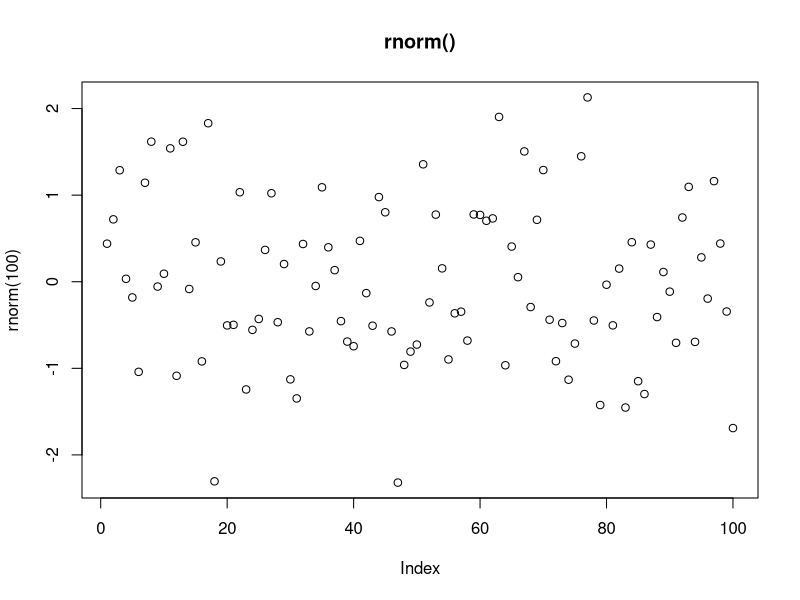
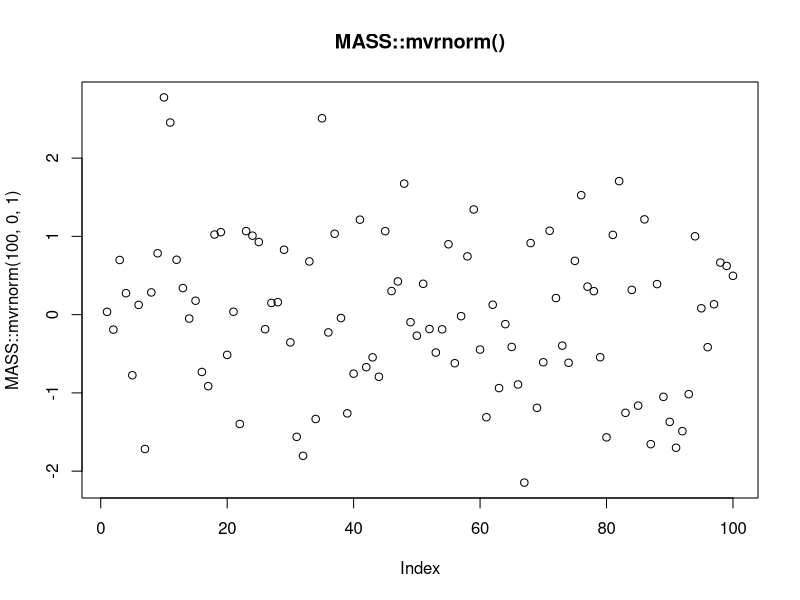

Reproduce these figures in R, in order. (Note: this script raises an error after producing the figures.)
## ---- chunk 1

rescale01 <- function(x) {
  rng <- range(x, na.rm = TRUE)
  (x - rng[1]) / (rng[2] - rng[1])
}

rescale01_FALSE <- function(x) {
  rng <- range(x, na.rm = FALSE)
  (x - rng[1]) / (rng[2] - rng[1])
}

test <- c(1,2,3,NA,4,5)

rescale01(test)
rescale01_FALSE(test)
## ---- chunk 2
x <- c(1:10,Inf, c(1:3), Inf, c(1:5), -Inf)
rescale01_mapInf <- function(x) {
rng <- range(x, na.rm = TRUE, finite = TRUE) 
x <- (x - rng[1]) / (rng[2] - rng[1])
x[which(x==Inf)] <- 1
x[which(x==-Inf)] <- 0
return (x)
}
rescale01_mapInf(x)
## ---- chunk 3
x = c(1:5, NA, 1:2, NA, 1:3)
mean(is.na(x))
# rewrite the snippet into a function
proportion_na <- function (x) {
  sum(is.na(x))/length(x)
}
# see if the function output matches the snippet
proportion_na(x)
## ---- chunk 4
x / sum(x, na.rm = TRUE)

divide_by_sum <- function (x) {
  x / sum(x, na.rm = TRUE)
}
divide_by_sum(x)
## ---- chunk 5
sd(x, na.rm = TRUE) / mean(x, na.rm = TRUE)

sd_div_mean <- function (x) {
  sd(x, na.rm = TRUE) / mean(x, na.rm = TRUE)
}
sd_div_mean(x)
## ---- chunk 6
sample_vector <- c(1:10)

variance <- function (x) {
  n <- length(x)
    m <- mean(x)
    (1/(n - 1)) * sum((x - m)^2)
}

skew <- function (x) {
    n <- length(x)
    v <- var(x)
    m <- mean(x)
    third.moment <- (1/(n - 2)) * sum((x - m)^3)
    third.moment/(var(x)^(3/2))
}
# might have to cross-reference this function with other sources to make sure it's correct.

variance(sample_vector)
var(sample_vector)
skew(sample_vector)

## ---- chunk 7
vector1 = c(1, 2, NA, 5, 6)
vector2 = c(NA, 6, NA, 4, 5)

both_na <- function (v1, v2) {
  na1 <- is.na(v1)
  na2 <- is.na(v2)
  intersect(which(na1==TRUE),which(na2==TRUE))
}

vector1
vector2
both_na(vector1,vector2)
## ---- chunk 8
is_directory <- function(x) file.info(x)$isdir
is_readable <- function(x) file.access(x, 4) == 0
## ---- chunk 9
# I commented out the pseudocode so the R markdown file can compile.

# foo_foo %>%
#   hop(through = forest) %>%
#   scoop(up = field_mice) %>%
#   bop(on = head) %>%
#   down(came = good_fairy) %>%
#   scoop(up = field_mice) %>%
#   bop (on = head) %>%
#   give (chances = three) %>%
#   turn (into = goonie)
#   # repeat 3 times, with the # of chances decreasing each time
#   
# play_through (foo_foo, chances) {
#   hop(through = forest) %>%
#   scoop(up = field_mice) %>%
#   bop(on = head) %>%
#   down(came = good_fairy) %>%
#   scoop(up = field_mice) %>%
#   bop (on = head) %>%
#   give (chances = three) %>%
#   turn (into = goonie)
# }
#  
# chances <- 3
# while (chances > 0) {
#   play_through (foo_foo, chances)
#   chances <- chances - 1
# }
#  
## ---- chunk 10
f1 <- function(string, prefix) {
  substr(string, 1, nchar(prefix)) == prefix
}

f1("hello", "he")
f1("hello", "ell")
## ---- chunk 11
f2 <- function(x) {
  if (length(x) <= 1) return(NULL)
  x[-length(x)]
}
x = c(1:10)
x
f2(x)
## ---- chunk 12
f3 <- function(x, y) {
  rep(y, length.out = length(x))
}
x = c(1:10)
x
f3(x, 5)
## ---- chunk 13
library(tidyverse)

preg <- tribble(
  ~pregnant, ~male, ~female,
  "yes",     NA,    10,
  "no",      20,    12
)

# without using functions, convert the pregnant and female columns to booleans (TRUE or FALSE values).
gather(preg, sex, count, male, female) %>%
  mutate(pregnant = pregnant == "yes",
         female = sex == "female") %>%
  select(-sex)
## ---- chunk 14
# write function to convert a vector of strings to TRUE or FALSE, depending on whether the values match a specified string:
string_to_boolean <- function (x, string) {
  x == string
}

# use the function to do the job
gather(preg, sex, count, male, female) %>%
  mutate(pregnant = string_to_boolean(pregnant,"yes"),
         female = string_to_boolean(sex,"female")) %>%
  select(-sex)
## ---- chunk 15

plot(rnorm(100), main = "rnorm()")
plot(MASS::mvrnorm(100,0,1), main = "MASS::mvrnorm()")

## ---- chunk 16
library(lubridate)

greet <- function ( datetime = lubridate::now() ) {
  print(datetime)
  time <- hour(datetime)
  
  if (time < 12) {
    print("good morning")
  } else if (time >= 12 && time < 18) {
    print("good afternoon")
  } else
    print("good evening")
}

greet()
greet(ymd_hms("2016-07-08 08:34:56"))
greet(ymd_hms("2016-07-08 20:34:56"))
greet(ymd_hms("2016-07-08 15:34:56"))
## ---- chunk 17
fizzbuzz <- function ( input ) {
  if (input %% 3 == 0 && input %% 5 == 0) {
    print("fizzbuzz")
  } else if ( input %% 5 == 0 ) {
    print ("buzz")
  } else if ( input %% 3 == 0 ) {
    print ("fizz")
  } else
    print (input)
}

fizzbuzz(15)
fizzbuzz(10)
fizzbuzz(9)
fizzbuzz(4)

## ---- chunk 18
# if (temp <= 0) {
#   "freezing"
# } else if (temp <= 10) {
#   "cold"
# } else if (temp <= 20) {
#   "cool"
# } else if (temp <= 30) {
#   "warm"
# } else {
#   "hot"
# }

temp_range <- c(-5:40)
# without labels
cut(temp_range, breaks = c(-100, 0, 10, 20, 30, 100), right = TRUE)
table(cut(temp_range, breaks = c(-100, 0, 10, 20, 30, 100), right = TRUE))
# with labels
cut(temp_range, breaks = c(-100, 0, 10, 20, 30, 100), labels = c("freezing", "cold", "cool", "warm", "hot"), right = TRUE)
table(cut(temp_range, breaks = c(-100, 0, 10, 20, 30, 100), labels = c("freezing", "cold", "cool", "warm", "hot"), right = TRUE))
## ---- chunk 19

test_switch <- function ( x ) {
  switch(x, 
         "first choice after EXPR",
         2,
         "third",
         "4th choice after EXPR"
         )
}
test_switch(1)
test_switch(2)
test_switch(3)
test_switch(4)
typeof(test_switch(5))
## ---- chunk 20
test_switch <- function (x) {
  switch(x, 
    a = ,
    b = "ab",
    c = ,
    d = "cd"
  )
}

test_switch("a")
test_switch("b")
test_switch("c")
test_switch("d")
test_switch("e")
typeof(test_switch("e"))
## ---- chunk 21
commas <- function(...) stringr::str_c(..., collapse = ", ")
commas(letters[1:10])
# this produces an error:
# commas(letters[1:10], collapse = "-")

# to produce the intended output, modify the commas function.

hyphens <- function(...) stringr::str_c(..., collapse = "-")
hyphens(letters[1:10])

## ---- chunk 22
insert_between <- function(..., insert = ", ") stringr::str_c(..., collapse = insert)
insert_between (letters[1:10])
insert_between (letters[1:10], insert = "-")
## ---- chunk 23
# The original rule function, showing what happens if multiple characters were supplied:
rule <- function(..., pad = "-") {
  title <- paste0(...)
  width <- getOption("width") - nchar(title) - 5
  cat(title, " ", stringr::str_dup(pad, width), "\n", sep = "")
}

rule("Important output")
rule("Title", pad = "-+")
## ---- chunk 24
# An improved version that scales the padding based on the character length:
scaled_rule <- function(..., pad = "-") {
  title <- paste0(...)
  pad_length <- nchar(pad)
  print(str_c("Number of characters in pad: ", pad_length))
  width <- (getOption("width") - nchar(title) - 5)/pad_length
  print(str_c("Number of times pad was duplicated: ", width))
  cat(title, " ", stringr::str_dup(pad, width), "\n", sep = "")
}
scaled_rule("Important output")
scaled_rule("Title", pad = "-+")

## ---- chunk 25
x = c(1,1,1:10,1,1)
mean(x)
mean(x, trim = 0.2)
## ---- chunk 26
x = c(1:20)
y = c(1,1,1,1:15, 5, 6)
cor(x,y)
cor(x,y, method = "kendall")
cor(x,y, method = "spearman")
## ---- chunk 27
is.finite(0)
is.finite(NA)
!is.infinite(NA)
## ---- chunk 28
# function (x, y, tol = .Machine$double.eps^0.5) 
# {
#     abs(x - y) < tol
# }
# <bytecode: 0x10a60a198>
# <environment: namespace:dplyr>
## ---- chunk 29
library(readr)
parse_logical(c("TRUE", "FALSE"))
parse_integer(c("100", "200"))
parse_double(c("100.3", "200"))
## ---- chunk 30
x <- c(NA, 1, 2, NA, 5:10, NA, NA, NA)
is.na(x)
mean(is.na(x))

is.finite(x)
!is.finite(x)
sum(is.finite(x))
sum(!is.finite(x))

## ---- chunk 31
x <- c(a = 1, b = 2)
is.vector(x)
is.atomic(x)

x <- c(a = 1, b = "hello")
is.vector(x, mode = "integer")
is.vector(x, mode = "character")
is.atomic(x)

## ---- chunk 32
# using stats::setNames()
setNames(1:4, c("a", "b", "c", "d"))
setNames(1:4, "a", "b", "c", "d")
## ---- chunk 33
# using purrr::setNames()
library(purrr)
set_names(1:4, c("a", "b", "c", "d"))
set_names(1:4, "a", "b", "c", "d")
## ---- chunk 34
# we should use [, instead of [[]]
example <- letters[1:10]
return_last <- function (x) {
  return (x[length(x)])
}
example
return_last(example)
## ---- chunk 35
return_even <- function (x) {
  
}
## ---- chunk 36
return_even <- function (x) {
  
}
## ---- chunk 37
example <- 1:20
return_even <- function (x) {
  
}
## ---- chunk 38

## ---- chunk 39

## ---- chunk 40
out <- ""
for (x in letters) {
  out <- stringr::str_c(out, x)
}

x <- sample(100)
sd <- 0
for (i in seq_along(x)) {
  sd <- sd + (x[i] - mean(x)) ^ 2
}
sd <- sqrt(sd / (length(x) - 1))

x <- runif(100)
out <- vector("numeric", length(x))
out[1] <- x[1]
for (i in 2:length(x)) {
  out[i] <- out[i - 1] + x[i]
}
## ---- chunk 41
output <- vector("integer", 0)
for (i in seq_along(x)) {
  output <- c(output, lengths(x[[i]]))
}
output
## ---- chunk 42

# show_mean(iris)
#> Sepal.Length: 5.84
#> Sepal.Width:  3.06
#> Petal.Length: 3.76
#> Petal.Width:  1.20
## ---- chunk 43
trans <- list( 
  disp = function(x) x * 0.0163871,
  am = function(x) {
    factor(x, labels = c("auto", "manual"))
  }
)
for (var in names(trans)) {
  mtcars[[var]] <- trans[[var]](mtcars[[var]])
}
## ---- chunk 44
col_sum3 <- function(df, f) {
  is_num <- sapply(df, is.numeric)
  df_num <- df[, is_num]

  sapply(df_num, f)
}
## ---- chunk 45
df <- tibble(
  x = 1:3, 
  y = 3:1,
  z = c("a", "b", "c")
)
# OK
col_sum3(df, mean)
# Has problems: don't always return numeric vector
# col_sum3(df[1:2], mean)
# col_sum3(df[1], mean)
# col_sum3(df[0], mean)
